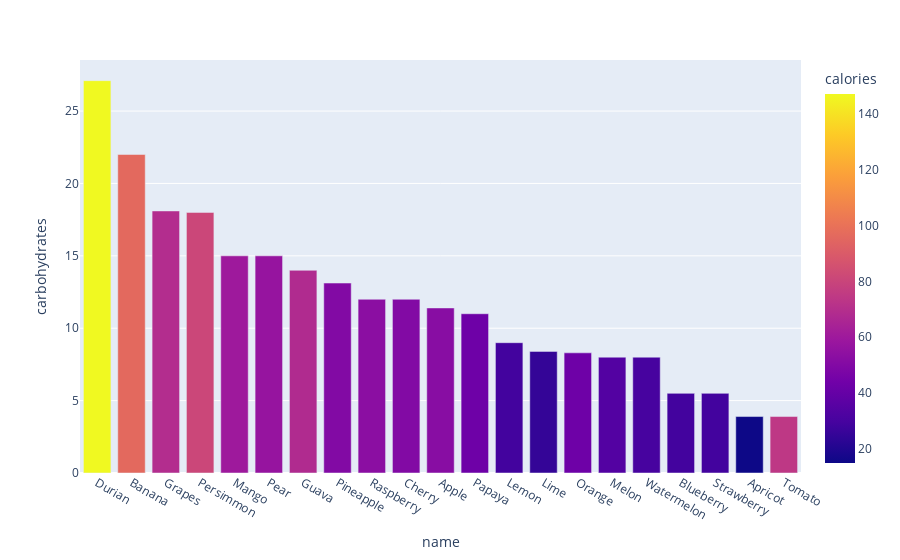

This figure's notebook cell:
### Code cell
import plotly.express as px
fig = px.bar(df, x='name', y='carbohydrates',
             hover_data=['sugar', 'calories'], color='calories')
fig.show()

### Figure 1 — Plotly figure (JSON) as saved in the notebook; plotly's stock layout.template omitted (floating-point values rounded to 4 significant figures)
{"data": [{"alignmentgroup": "True", "customdata": [[6.75, 147], [17.2, 96], [15.48, 69], [18, 81], [13.7, 60], [10, 57], [9, 68], [9.85, 50], [4.4, 53], [8, 50], [10.3, 52], [1, 43], [2.5, 29], [1.7, 25], [8.2, 43], [8, 34], [6, 30], [5.4, 29], [5.4, 29], [3.2, 15], [2.6, 74]], "hovertemplate": "name=%{x}<br>carbohydrates=%{y}<br>sugar=%{customdata[0]}<br>calories=%{marker.color}<extra></extra>", "legendgroup": "", "marker": {"color": [147, 96, 69, 81, 60, 57, 68, 50, 53, 50, 52, 43, 29, 25, 43, 34, 30, 29, 29, 15, 74], "coloraxis": "coloraxis", "pattern": {"shape": ""}}, "name": "", "offsetgroup": "", "orientation": "v", "showlegend": false, "textposition": "auto", "type": "bar", "x": ["Durian", "Banana", "Grapes", "Persimmon", "Mango", "Pear", "Guava", "Pineapple", "Raspberry", "Cherry", "Apple", "Papaya", "Lemon", "Lime", "Orange", "Melon", "Watermelon", "Blueberry", "Strawberry", "Apricot", "Tomato"], "xaxis": "x", "y": [27.1, 22, 18.1, 18, 15, 15, 14, 13.12, 12, 12, 11.4, 11, 9, 8.4, 8.3, 8, 8, 5.5, 5.5, 3.9, 3.9], "yaxis": "y"}], "layout": {"barmode": "relative", "coloraxis": {"colorbar": {"title": {"text": "calories"}}, "colorscale": [[0, "#0d0887"], [0.1111, "#46039f"], [0.2222, "#7201a8"], [0.3333, "#9c179e"], [0.4444, "#bd3786"], [0.5556, "#d8576b"], [0.6667, "#ed7953"], [0.7778, "#fb9f3a"], [0.8889, "#fdca26"], [1, "#f0f921"]]}, "legend": {"tracegroupgap": 0}, "margin": {"t": 60}, "xaxis": {"anchor": "y", "domain": [0, 1], "title": {"text": "name"}}, "yaxis": {"anchor": "x", "domain": [0, 1], "title": {"text": "carbohydrates"}}}}
